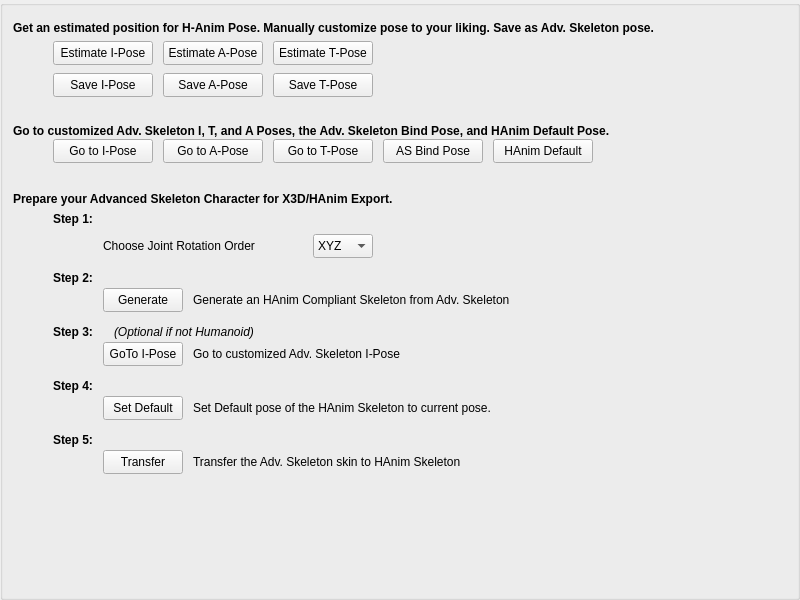
<?xml version="1.0" encoding="UTF-8"?>
<ui version="4.0">
 <class>advSkelPanel</class>
 <widget class="QGroupBox" name="advSkelPanel">
  <property name="geometry">
   <rect>
    <x>0</x>
    <y>0</y>
    <width>800</width>
    <height>600</height>
   </rect>
  </property>
  <property name="minimumSize">
   <size>
    <width>800</width>
    <height>600</height>
   </size>
  </property>
  <property name="maximumSize">
   <size>
    <width>16777215</width>
    <height>16777215</height>
   </size>
  </property>
  <property name="windowTitle">
   <string>GroupBox</string>
  </property>
  <layout class="QVBoxLayout" name="verticalLayout">
   <property name="spacing">
    <number>1</number>
   </property>
   <property name="leftMargin">
    <number>10</number>
   </property>
   <property name="topMargin">
    <number>5</number>
   </property>
   <property name="rightMargin">
    <number>5</number>
   </property>
   <property name="bottomMargin">
    <number>5</number>
   </property>
   <item>
    <layout class="QVBoxLayout" name="verticalLayout_3">
     <property name="spacing">
      <number>6</number>
     </property>
     <item>
      <layout class="QHBoxLayout" name="horizontalLayout_15">
       <item>
        <widget class="QLabel" name="estiLabel">
         <property name="minimumSize">
          <size>
           <width>700</width>
           <height>24</height>
          </size>
         </property>
         <property name="maximumSize">
          <size>
           <width>16777215</width>
           <height>16777215</height>
          </size>
         </property>
         <property name="font">
          <font>
           <bold>true</bold>
          </font>
         </property>
         <property name="text">
          <string>Get an estimated position for H-Anim Pose. Manually customize pose to your liking. Save as Adv. Skeleton pose.</string>
         </property>
         <property name="alignment">
          <set>Qt::AlignBottom|Qt::AlignLeading|Qt::AlignLeft</set>
         </property>
        </widget>
       </item>
       <item>
        <spacer name="horizontalSpacer_16">
         <property name="orientation">
          <enum>Qt::Horizontal</enum>
         </property>
         <property name="sizeHint" stdset="0">
          <size>
           <width>40</width>
           <height>24</height>
          </size>
         </property>
        </spacer>
       </item>
      </layout>
     </item>
     <item>
      <layout class="QHBoxLayout" name="horizontalLayout_14">
       <property name="spacing">
        <number>10</number>
       </property>
       <property name="leftMargin">
        <number>40</number>
       </property>
       <property name="bottomMargin">
        <number>2</number>
       </property>
       <item>
        <widget class="QPushButton" name="estIPose">
         <property name="minimumSize">
          <size>
           <width>100</width>
           <height>24</height>
          </size>
         </property>
         <property name="maximumSize">
          <size>
           <width>16777215</width>
           <height>16777215</height>
          </size>
         </property>
         <property name="text">
          <string>Estimate I-Pose</string>
         </property>
        </widget>
       </item>
       <item>
        <widget class="QPushButton" name="estAPose">
         <property name="minimumSize">
          <size>
           <width>100</width>
           <height>24</height>
          </size>
         </property>
         <property name="maximumSize">
          <size>
           <width>16777215</width>
           <height>16777215</height>
          </size>
         </property>
         <property name="text">
          <string>Estimate A-Pose</string>
         </property>
        </widget>
       </item>
       <item>
        <widget class="QPushButton" name="estTPose">
         <property name="minimumSize">
          <size>
           <width>100</width>
           <height>24</height>
          </size>
         </property>
         <property name="maximumSize">
          <size>
           <width>16777215</width>
           <height>16777215</height>
          </size>
         </property>
         <property name="text">
          <string>Estimate T-Pose</string>
         </property>
        </widget>
       </item>
       <item>
        <spacer name="horizontalSpacer_14">
         <property name="orientation">
          <enum>Qt::Horizontal</enum>
         </property>
         <property name="sizeHint" stdset="0">
          <size>
           <width>40</width>
           <height>20</height>
          </size>
         </property>
        </spacer>
       </item>
      </layout>
     </item>
     <item>
      <layout class="QHBoxLayout" name="horizontalLayout_13">
       <property name="spacing">
        <number>10</number>
       </property>
       <property name="leftMargin">
        <number>40</number>
       </property>
       <item>
        <widget class="QPushButton" name="saveIPose">
         <property name="minimumSize">
          <size>
           <width>100</width>
           <height>24</height>
          </size>
         </property>
         <property name="maximumSize">
          <size>
           <width>16777215</width>
           <height>16777215</height>
          </size>
         </property>
         <property name="text">
          <string>Save I-Pose</string>
         </property>
        </widget>
       </item>
       <item>
        <widget class="QPushButton" name="saveAPose">
         <property name="minimumSize">
          <size>
           <width>100</width>
           <height>24</height>
          </size>
         </property>
         <property name="maximumSize">
          <size>
           <width>16777215</width>
           <height>16777215</height>
          </size>
         </property>
         <property name="text">
          <string>Save A-Pose</string>
         </property>
        </widget>
       </item>
       <item>
        <widget class="QPushButton" name="saveTPose">
         <property name="minimumSize">
          <size>
           <width>100</width>
           <height>24</height>
          </size>
         </property>
         <property name="maximumSize">
          <size>
           <width>16777215</width>
           <height>16777215</height>
          </size>
         </property>
         <property name="text">
          <string>Save T-Pose</string>
         </property>
        </widget>
       </item>
       <item>
        <spacer name="horizontalSpacer_15">
         <property name="orientation">
          <enum>Qt::Horizontal</enum>
         </property>
         <property name="sizeHint" stdset="0">
          <size>
           <width>40</width>
           <height>20</height>
          </size>
         </property>
        </spacer>
       </item>
      </layout>
     </item>
    </layout>
   </item>
   <item>
    <layout class="QVBoxLayout" name="verticalLayout_2">
     <property name="leftMargin">
      <number>0</number>
     </property>
     <item>
      <layout class="QHBoxLayout" name="horizontalLayout_12">
       <item>
        <widget class="QLabel" name="poseLabel">
         <property name="minimumSize">
          <size>
           <width>600</width>
           <height>24</height>
          </size>
         </property>
         <property name="maximumSize">
          <size>
           <width>16777215</width>
           <height>16777215</height>
          </size>
         </property>
         <property name="font">
          <font>
           <bold>true</bold>
          </font>
         </property>
         <property name="text">
          <string>Go to customized Adv. Skeleton I, T, and A Poses, the Adv. Skeleton Bind Pose, and HAnim Default Pose.</string>
         </property>
         <property name="alignment">
          <set>Qt::AlignBottom|Qt::AlignLeading|Qt::AlignLeft</set>
         </property>
        </widget>
       </item>
       <item>
        <spacer name="horizontalSpacer_13">
         <property name="orientation">
          <enum>Qt::Horizontal</enum>
         </property>
         <property name="sizeHint" stdset="0">
          <size>
           <width>40</width>
           <height>40</height>
          </size>
         </property>
        </spacer>
       </item>
      </layout>
     </item>
     <item>
      <layout class="QHBoxLayout" name="horizontalLayout_10">
       <property name="spacing">
        <number>10</number>
       </property>
       <property name="leftMargin">
        <number>40</number>
       </property>
       <property name="bottomMargin">
        <number>2</number>
       </property>
       <item>
        <widget class="QPushButton" name="gtIPose">
         <property name="sizePolicy">
          <sizepolicy hsizetype="Minimum" vsizetype="Fixed">
           <horstretch>0</horstretch>
           <verstretch>0</verstretch>
          </sizepolicy>
         </property>
         <property name="minimumSize">
          <size>
           <width>100</width>
           <height>24</height>
          </size>
         </property>
         <property name="maximumSize">
          <size>
           <width>16777215</width>
           <height>16777215</height>
          </size>
         </property>
         <property name="text">
          <string>Go to I-Pose</string>
         </property>
        </widget>
       </item>
       <item>
        <widget class="QPushButton" name="gtAPose">
         <property name="minimumSize">
          <size>
           <width>100</width>
           <height>24</height>
          </size>
         </property>
         <property name="maximumSize">
          <size>
           <width>16777215</width>
           <height>16777215</height>
          </size>
         </property>
         <property name="text">
          <string>Go to A-Pose</string>
         </property>
        </widget>
       </item>
       <item>
        <widget class="QPushButton" name="gtTPose">
         <property name="minimumSize">
          <size>
           <width>100</width>
           <height>24</height>
          </size>
         </property>
         <property name="maximumSize">
          <size>
           <width>16777215</width>
           <height>16777215</height>
          </size>
         </property>
         <property name="text">
          <string>Go to T-Pose</string>
         </property>
        </widget>
       </item>
       <item>
        <widget class="QPushButton" name="asPose">
         <property name="minimumSize">
          <size>
           <width>100</width>
           <height>24</height>
          </size>
         </property>
         <property name="maximumSize">
          <size>
           <width>16777215</width>
           <height>16777215</height>
          </size>
         </property>
         <property name="text">
          <string>AS Bind Pose</string>
         </property>
        </widget>
       </item>
       <item>
        <widget class="QPushButton" name="haDefPose">
         <property name="sizePolicy">
          <sizepolicy hsizetype="Fixed" vsizetype="Fixed">
           <horstretch>0</horstretch>
           <verstretch>0</verstretch>
          </sizepolicy>
         </property>
         <property name="minimumSize">
          <size>
           <width>100</width>
           <height>24</height>
          </size>
         </property>
         <property name="maximumSize">
          <size>
           <width>16777215</width>
           <height>16777215</height>
          </size>
         </property>
         <property name="text">
          <string>HAnim Default</string>
         </property>
        </widget>
       </item>
       <item>
        <spacer name="horizontalSpacer_10">
         <property name="orientation">
          <enum>Qt::Horizontal</enum>
         </property>
         <property name="sizeHint" stdset="0">
          <size>
           <width>20</width>
           <height>24</height>
          </size>
         </property>
        </spacer>
       </item>
      </layout>
     </item>
    </layout>
   </item>
   <item>
    <layout class="QHBoxLayout" name="horizontalLayout">
     <property name="spacing">
      <number>6</number>
     </property>
     <item>
      <widget class="QLabel" name="advStepLabel">
       <property name="minimumSize">
        <size>
         <width>600</width>
         <height>24</height>
        </size>
       </property>
       <property name="maximumSize">
        <size>
         <width>16777215</width>
         <height>16777215</height>
        </size>
       </property>
       <property name="font">
        <font>
         <bold>true</bold>
        </font>
       </property>
       <property name="text">
        <string>Prepare your Advanced Skeleton Character for X3D/HAnim Export.</string>
       </property>
       <property name="alignment">
        <set>Qt::AlignBottom|Qt::AlignLeading|Qt::AlignLeft</set>
       </property>
      </widget>
     </item>
     <item>
      <spacer name="horizontalSpacer">
       <property name="orientation">
        <enum>Qt::Horizontal</enum>
       </property>
       <property name="sizeHint" stdset="0">
        <size>
         <width>40</width>
         <height>40</height>
        </size>
       </property>
      </spacer>
     </item>
    </layout>
   </item>
   <item>
    <layout class="QHBoxLayout" name="horizontalLayout_11">
     <item>
      <layout class="QVBoxLayout" name="verticalLayout_5">
       <property name="sizeConstraint">
        <enum>QLayout::SetNoConstraint</enum>
       </property>
       <property name="leftMargin">
        <number>40</number>
       </property>
       <property name="topMargin">
        <number>0</number>
       </property>
       <item>
        <layout class="QHBoxLayout" name="horizontalLayout_16">
         <property name="bottomMargin">
          <number>2</number>
         </property>
         <item>
          <widget class="QLabel" name="advStepLabel_1">
           <property name="minimumSize">
            <size>
             <width>60</width>
             <height>24</height>
            </size>
           </property>
           <property name="maximumSize">
            <size>
             <width>16777215</width>
             <height>16777215</height>
            </size>
           </property>
           <property name="font">
            <font>
             <bold>true</bold>
            </font>
           </property>
           <property name="text">
            <string>Step 1:</string>
           </property>
          </widget>
         </item>
         <item>
          <spacer name="horizontalSpacer_11">
           <property name="orientation">
            <enum>Qt::Horizontal</enum>
           </property>
           <property name="sizeHint" stdset="0">
            <size>
             <width>40</width>
             <height>20</height>
            </size>
           </property>
          </spacer>
         </item>
        </layout>
       </item>
       <item>
        <layout class="QHBoxLayout" name="horizontalLayout_17">
         <property name="spacing">
          <number>10</number>
         </property>
         <property name="leftMargin">
          <number>50</number>
         </property>
         <property name="bottomMargin">
          <number>2</number>
         </property>
         <item>
          <widget class="QLabel" name="rotOrderLabelAS">
           <property name="minimumSize">
            <size>
             <width>200</width>
             <height>24</height>
            </size>
           </property>
           <property name="maximumSize">
            <size>
             <width>16777215</width>
             <height>16777215</height>
            </size>
           </property>
           <property name="text">
            <string>Choose Joint Rotation Order</string>
           </property>
          </widget>
         </item>
         <item>
          <widget class="QComboBox" name="rotOrderComboBoxAS">
           <property name="minimumSize">
            <size>
             <width>60</width>
             <height>24</height>
            </size>
           </property>
           <property name="maximumSize">
            <size>
             <width>16777215</width>
             <height>16777215</height>
            </size>
           </property>
           <property name="currentIndex">
            <number>0</number>
           </property>
           <item>
            <property name="text">
             <string>XYZ</string>
            </property>
           </item>
           <item>
            <property name="text">
             <string>YZX</string>
            </property>
           </item>
           <item>
            <property name="text">
             <string>ZXY</string>
            </property>
           </item>
           <item>
            <property name="text">
             <string>XZY</string>
            </property>
           </item>
           <item>
            <property name="text">
             <string>YXZ</string>
            </property>
           </item>
           <item>
            <property name="text">
             <string>ZYX</string>
            </property>
           </item>
          </widget>
         </item>
         <item>
          <spacer name="horizontalSpacer_12">
           <property name="orientation">
            <enum>Qt::Horizontal</enum>
           </property>
           <property name="sizeHint" stdset="0">
            <size>
             <width>40</width>
             <height>20</height>
            </size>
           </property>
          </spacer>
         </item>
        </layout>
       </item>
       <item>
        <layout class="QHBoxLayout" name="horizontalLayout_2">
         <property name="spacing">
          <number>6</number>
         </property>
         <property name="bottomMargin">
          <number>2</number>
         </property>
         <item>
          <widget class="QLabel" name="advStepLabel_2">
           <property name="minimumSize">
            <size>
             <width>60</width>
             <height>24</height>
            </size>
           </property>
           <property name="maximumSize">
            <size>
             <width>16777215</width>
             <height>16777215</height>
            </size>
           </property>
           <property name="font">
            <font>
             <bold>true</bold>
            </font>
           </property>
           <property name="text">
            <string>Step 2:</string>
           </property>
           <property name="alignment">
            <set>Qt::AlignBottom|Qt::AlignLeading|Qt::AlignLeft</set>
           </property>
          </widget>
         </item>
         <item>
          <spacer name="horizontalSpacer_2">
           <property name="orientation">
            <enum>Qt::Horizontal</enum>
           </property>
           <property name="sizeHint" stdset="0">
            <size>
             <width>40</width>
             <height>20</height>
            </size>
           </property>
          </spacer>
         </item>
        </layout>
       </item>
       <item>
        <layout class="QHBoxLayout" name="horizontalLayout_3">
         <property name="spacing">
          <number>10</number>
         </property>
         <property name="leftMargin">
          <number>50</number>
         </property>
         <property name="bottomMargin">
          <number>2</number>
         </property>
         <item>
          <widget class="QPushButton" name="genButton">
           <property name="minimumSize">
            <size>
             <width>75</width>
             <height>24</height>
            </size>
           </property>
           <property name="maximumSize">
            <size>
             <width>16777215</width>
             <height>16777215</height>
            </size>
           </property>
           <property name="text">
            <string>Generate</string>
           </property>
          </widget>
         </item>
         <item>
          <widget class="QLabel" name="stepExp">
           <property name="minimumSize">
            <size>
             <width>400</width>
             <height>24</height>
            </size>
           </property>
           <property name="maximumSize">
            <size>
             <width>16777215</width>
             <height>16777215</height>
            </size>
           </property>
           <property name="text">
            <string>Generate an HAnim Compliant Skeleton from Adv. Skeleton </string>
           </property>
           <property name="alignment">
            <set>Qt::AlignLeading|Qt::AlignLeft|Qt::AlignVCenter</set>
           </property>
          </widget>
         </item>
         <item>
          <spacer name="horizontalSpacer_3">
           <property name="orientation">
            <enum>Qt::Horizontal</enum>
           </property>
           <property name="sizeHint" stdset="0">
            <size>
             <width>40</width>
             <height>24</height>
            </size>
           </property>
          </spacer>
         </item>
        </layout>
       </item>
       <item>
        <layout class="QHBoxLayout" name="horizontalLayout_5">
         <property name="bottomMargin">
          <number>2</number>
         </property>
         <item>
          <widget class="QLabel" name="advStepLabel_3">
           <property name="minimumSize">
            <size>
             <width>60</width>
             <height>24</height>
            </size>
           </property>
           <property name="maximumSize">
            <size>
             <width>16777215</width>
             <height>16777215</height>
            </size>
           </property>
           <property name="font">
            <font>
             <bold>true</bold>
            </font>
           </property>
           <property name="text">
            <string>Step 3:</string>
           </property>
           <property name="alignment">
            <set>Qt::AlignBottom|Qt::AlignLeading|Qt::AlignLeft</set>
           </property>
          </widget>
         </item>
         <item>
          <widget class="QLabel" name="optLabel">
           <property name="minimumSize">
            <size>
             <width>200</width>
             <height>24</height>
            </size>
           </property>
           <property name="maximumSize">
            <size>
             <width>16777215</width>
             <height>16777215</height>
            </size>
           </property>
           <property name="font">
            <font>
             <italic>true</italic>
            </font>
           </property>
           <property name="text">
            <string>(Optional if not Humanoid)</string>
           </property>
           <property name="alignment">
            <set>Qt::AlignBottom|Qt::AlignLeading|Qt::AlignLeft</set>
           </property>
          </widget>
         </item>
         <item>
          <spacer name="horizontalSpacer_5">
           <property name="orientation">
            <enum>Qt::Horizontal</enum>
           </property>
           <property name="sizeHint" stdset="0">
            <size>
             <width>40</width>
             <height>20</height>
            </size>
           </property>
          </spacer>
         </item>
        </layout>
       </item>
       <item>
        <layout class="QHBoxLayout" name="horizontalLayout_4">
         <property name="spacing">
          <number>10</number>
         </property>
         <property name="leftMargin">
          <number>50</number>
         </property>
         <property name="bottomMargin">
          <number>2</number>
         </property>
         <item>
          <widget class="QPushButton" name="iposeButton">
           <property name="minimumSize">
            <size>
             <width>75</width>
             <height>24</height>
            </size>
           </property>
           <property name="maximumSize">
            <size>
             <width>16777215</width>
             <height>16777215</height>
            </size>
           </property>
           <property name="text">
            <string>GoTo I-Pose</string>
           </property>
          </widget>
         </item>
         <item>
          <widget class="QLabel" name="stepExp_1">
           <property name="minimumSize">
            <size>
             <width>400</width>
             <height>24</height>
            </size>
           </property>
           <property name="maximumSize">
            <size>
             <width>16777215</width>
             <height>16777215</height>
            </size>
           </property>
           <property name="text">
            <string>Go to customized Adv. Skeleton I-Pose</string>
           </property>
           <property name="alignment">
            <set>Qt::AlignLeading|Qt::AlignLeft|Qt::AlignVCenter</set>
           </property>
          </widget>
         </item>
         <item>
          <spacer name="horizontalSpacer_4">
           <property name="orientation">
            <enum>Qt::Horizontal</enum>
           </property>
           <property name="sizeHint" stdset="0">
            <size>
             <width>40</width>
             <height>20</height>
            </size>
           </property>
          </spacer>
         </item>
        </layout>
       </item>
       <item>
        <layout class="QHBoxLayout" name="horizontalLayout_7">
         <property name="bottomMargin">
          <number>2</number>
         </property>
         <item>
          <widget class="QLabel" name="advStepLabel_4">
           <property name="minimumSize">
            <size>
             <width>60</width>
             <height>24</height>
            </size>
           </property>
           <property name="maximumSize">
            <size>
             <width>16777215</width>
             <height>16777215</height>
            </size>
           </property>
           <property name="font">
            <font>
             <bold>true</bold>
            </font>
           </property>
           <property name="text">
            <string>Step 4:</string>
           </property>
           <property name="alignment">
            <set>Qt::AlignBottom|Qt::AlignLeading|Qt::AlignLeft</set>
           </property>
          </widget>
         </item>
         <item>
          <spacer name="horizontalSpacer_7">
           <property name="orientation">
            <enum>Qt::Horizontal</enum>
           </property>
           <property name="sizeHint" stdset="0">
            <size>
             <width>40</width>
             <height>20</height>
            </size>
           </property>
          </spacer>
         </item>
        </layout>
       </item>
       <item>
        <layout class="QHBoxLayout" name="horizontalLayout_6">
         <property name="spacing">
          <number>10</number>
         </property>
         <property name="leftMargin">
          <number>50</number>
         </property>
         <property name="bottomMargin">
          <number>2</number>
         </property>
         <item>
          <widget class="QPushButton" name="defPoseButton">
           <property name="minimumSize">
            <size>
             <width>75</width>
             <height>24</height>
            </size>
           </property>
           <property name="maximumSize">
            <size>
             <width>16777215</width>
             <height>16777215</height>
            </size>
           </property>
           <property name="text">
            <string>Set Default</string>
           </property>
          </widget>
         </item>
         <item>
          <widget class="QLabel" name="stepExp_2">
           <property name="minimumSize">
            <size>
             <width>400</width>
             <height>24</height>
            </size>
           </property>
           <property name="maximumSize">
            <size>
             <width>16777215</width>
             <height>16777215</height>
            </size>
           </property>
           <property name="text">
            <string>Set Default pose of the HAnim Skeleton to current pose.</string>
           </property>
           <property name="alignment">
            <set>Qt::AlignLeading|Qt::AlignLeft|Qt::AlignVCenter</set>
           </property>
          </widget>
         </item>
         <item>
          <spacer name="horizontalSpacer_6">
           <property name="orientation">
            <enum>Qt::Horizontal</enum>
           </property>
           <property name="sizeHint" stdset="0">
            <size>
             <width>40</width>
             <height>20</height>
            </size>
           </property>
          </spacer>
         </item>
        </layout>
       </item>
       <item>
        <layout class="QHBoxLayout" name="horizontalLayout_9">
         <property name="bottomMargin">
          <number>2</number>
         </property>
         <item>
          <widget class="QLabel" name="advStepLabel_5">
           <property name="minimumSize">
            <size>
             <width>60</width>
             <height>24</height>
            </size>
           </property>
           <property name="maximumSize">
            <size>
             <width>16777215</width>
             <height>16777215</height>
            </size>
           </property>
           <property name="font">
            <font>
             <bold>true</bold>
            </font>
           </property>
           <property name="text">
            <string>Step 5:</string>
           </property>
           <property name="alignment">
            <set>Qt::AlignBottom|Qt::AlignLeading|Qt::AlignLeft</set>
           </property>
          </widget>
         </item>
         <item>
          <spacer name="horizontalSpacer_9">
           <property name="orientation">
            <enum>Qt::Horizontal</enum>
           </property>
           <property name="sizeHint" stdset="0">
            <size>
             <width>40</width>
             <height>20</height>
            </size>
           </property>
          </spacer>
         </item>
        </layout>
       </item>
       <item>
        <layout class="QHBoxLayout" name="horizontalLayout_8">
         <property name="spacing">
          <number>10</number>
         </property>
         <property name="leftMargin">
          <number>50</number>
         </property>
         <property name="bottomMargin">
          <number>2</number>
         </property>
         <item>
          <widget class="QPushButton" name="transferSkinButton">
           <property name="minimumSize">
            <size>
             <width>75</width>
             <height>24</height>
            </size>
           </property>
           <property name="maximumSize">
            <size>
             <width>16777215</width>
             <height>16777215</height>
            </size>
           </property>
           <property name="text">
            <string>Transfer</string>
           </property>
          </widget>
         </item>
         <item>
          <widget class="QLabel" name="stepExp_3">
           <property name="minimumSize">
            <size>
             <width>400</width>
             <height>24</height>
            </size>
           </property>
           <property name="maximumSize">
            <size>
             <width>16777215</width>
             <height>16777215</height>
            </size>
           </property>
           <property name="text">
            <string>Transfer the Adv. Skeleton skin to HAnim Skeleton </string>
           </property>
           <property name="alignment">
            <set>Qt::AlignLeading|Qt::AlignLeft|Qt::AlignVCenter</set>
           </property>
          </widget>
         </item>
         <item>
          <spacer name="horizontalSpacer_8">
           <property name="orientation">
            <enum>Qt::Horizontal</enum>
           </property>
           <property name="sizeHint" stdset="0">
            <size>
             <width>40</width>
             <height>20</height>
            </size>
           </property>
          </spacer>
         </item>
        </layout>
       </item>
      </layout>
     </item>
    </layout>
   </item>
   <item>
    <spacer name="verticalSpacer">
     <property name="orientation">
      <enum>Qt::Vertical</enum>
     </property>
     <property name="sizeHint" stdset="0">
      <size>
       <width>20</width>
       <height>40</height>
      </size>
     </property>
    </spacer>
   </item>
  </layout>
 </widget>
 <resources/>
 <connections/>
</ui>
